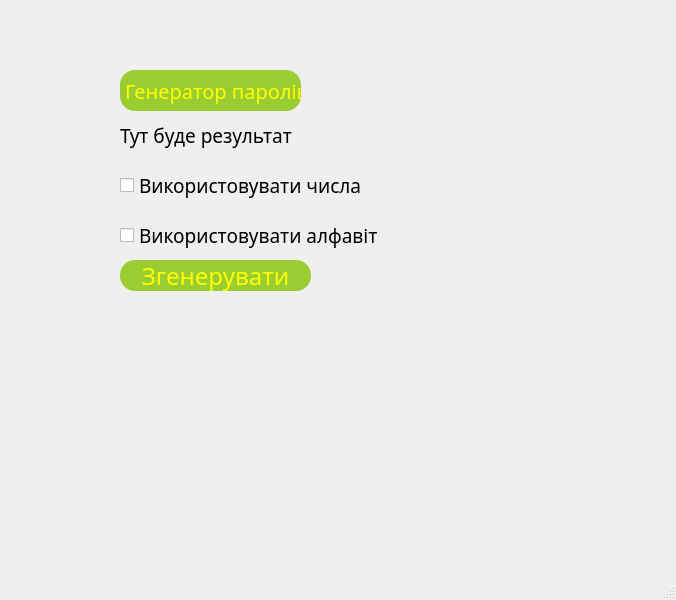
<?xml version="1.0" encoding="UTF-8"?>
<ui version="4.0">
 <class>MainWindow</class>
 <widget class="QMainWindow" name="MainWindow">
  <property name="geometry">
   <rect>
    <x>0</x>
    <y>0</y>
    <width>676</width>
    <height>600</height>
   </rect>
  </property>
  <property name="font">
   <font>
    <pointsize>14</pointsize>
   </font>
  </property>
  <property name="windowTitle">
   <string>MainWindow</string>
  </property>
  <widget class="QWidget" name="centralwidget">
   <widget class="QCheckBox" name="checkBox">
    <property name="geometry">
     <rect>
      <x>120</x>
      <y>160</y>
      <width>281</width>
      <height>51</height>
     </rect>
    </property>
    <property name="font">
     <font>
      <family>Candara</family>
     </font>
    </property>
    <property name="text">
     <string>Використовувати числа</string>
    </property>
   </widget>
   <widget class="QCheckBox" name="checkBox_2">
    <property name="geometry">
     <rect>
      <x>120</x>
      <y>200</y>
      <width>321</width>
      <height>71</height>
     </rect>
    </property>
    <property name="font">
     <font>
      <family>Candara</family>
     </font>
    </property>
    <property name="text">
     <string>Використовувати алфавіт</string>
    </property>
   </widget>
   <widget class="QLabel" name="label">
    <property name="geometry">
     <rect>
      <x>120</x>
      <y>70</y>
      <width>181</width>
      <height>41</height>
     </rect>
    </property>
    <property name="font">
     <font>
      <family>Candara</family>
      <pointsize>15</pointsize>
     </font>
    </property>
    <property name="styleSheet">
     <string notr="true">background:yellowgreen; color:yellow;border-radius:15px</string>
    </property>
    <property name="text">
     <string> Генератор паролів</string>
    </property>
   </widget>
   <widget class="QLabel" name="label_2">
    <property name="geometry">
     <rect>
      <x>120</x>
      <y>120</y>
      <width>231</width>
      <height>31</height>
     </rect>
    </property>
    <property name="font">
     <font>
      <family>Candara</family>
     </font>
    </property>
    <property name="text">
     <string>Тут буде результат</string>
    </property>
   </widget>
   <widget class="QPushButton" name="pushButton">
    <property name="geometry">
     <rect>
      <x>120</x>
      <y>260</y>
      <width>191</width>
      <height>31</height>
     </rect>
    </property>
    <property name="font">
     <font>
      <family>Candara</family>
      <pointsize>18</pointsize>
     </font>
    </property>
    <property name="styleSheet">
     <string notr="true">color: yellow;border-radius:15px;background: yellowgreen</string>
    </property>
    <property name="text">
     <string>Згенерувати</string>
    </property>
   </widget>
  </widget>
  <widget class="QMenuBar" name="menubar">
   <property name="geometry">
    <rect>
     <x>0</x>
     <y>0</y>
     <width>676</width>
     <height>31</height>
    </rect>
   </property>
  </widget>
  <widget class="QStatusBar" name="statusbar"/>
 </widget>
 <resources/>
 <connections/>
</ui>
